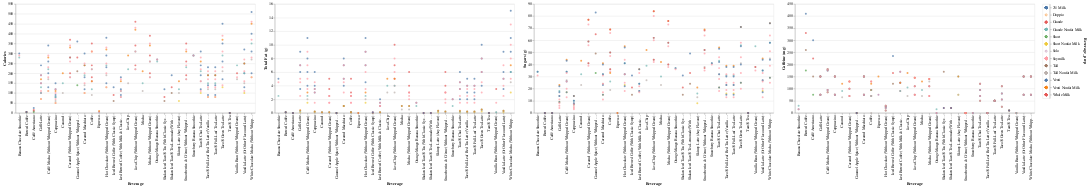

The notebook cell this image was saved under:
### Markdown cell above
Implementation of my fine-tuned final visualization can be observed by running the cell below. I decided to only present nutritional information that included Total fat, Calories, Sugar, and Caffeine.

<br>The dropdown menu allows you to filter out beverages by Beverage categories offered at Starbucks while the legend to the right allows you to filter out the Beverage preparation (i.e. the size and/or milk/milk-alternative you want with your drink) by clicking on the colored legend icons. Additionally, hovering over individual plot points will give you nutritional information about that beverage.

### Code cell
Legendselection = alt.selection_multi(fields=['Beverage_prep'])
color = alt.condition(Legendselection,
                      alt.Color('Beverage_prep:N', legend=None),
                      alt.value('lightgray')) 

input_dropdown = alt.binding_select(options = [None, 'Coffee','Classic Espresso Drinks','Signature Espresso Drinks','Tazo® Tea Drinks','Shaken Iced Beverages','Smoothies','Frappuccino® Blended Coffee','Frappuccino® Light Blended Coffee','Frappuccino® Blended Crème'], name = "Beverage Category") 
dropDownselection = alt.selection_single(fields = ['Beverage_category'], bind = input_dropdown) 
                  
totalPlot = alt.Chart(data).mark_circle().encode(
    x = 'Beverage',
    color = color
).add_selection(
    dropDownselection
).transform_filter(
    dropDownselection
)

legend = alt.Chart(data).mark_point().encode(
    y=alt.Y('Beverage_prep:N', axis=alt.Axis(orient='right')),
    color= color
).add_selection(
    Legendselection
)

totalPlot.encode(y = "Calories", tooltip = ["Beverage",'Beverage_prep', "Calories"])| totalPlot.encode(y = 'Total Fat (g)',tooltip = ["Beverage", 'Beverage_prep', "Calories", 'Total Fat (g)'])|totalPlot.encode(y = 'Sugars (g)',tooltip = ["Beverage", 'Beverage_prep', "Calories", 'Sugars (g)']) |totalPlot.encode(y = 'Caffeine (mg)',tooltip = ["Beverage", 'Beverage_prep', "Calories", 'Caffeine (mg)']) |legend

#To save the visualization as an HTML file
#assign above code to variable StarbsPlot
#uncomment the line below to save the 
#StarbsPlot.save('StarbsPlot.html', embed_options={'renderer':'svg'})

### Figure 1 — Vega-Lite specification as saved in the notebook (floating-point values rounded to 4 significant figures; data arrays with more than 128 entries replaced by an {"elided": "..."} marker saying what was removed)
{"config": {"view": {"continuousWidth": 400, "continuousHeight": 300}}, "hconcat": [{"mark": "circle", "encoding": {"color": {"condition": {"field": "Beverage_prep", "legend": null, "type": "nominal", "selection": "selector006"}, "value": "lightgray"}, "tooltip": [{"field": "Beverage", "type": "nominal"}, {"field": "Beverage_prep", "type": "nominal"}, {"field": "Calories", "type": "quantitative"}], "x": {"field": "Beverage", "type": "nominal"}, "y": {"field": "Calories", "type": "quantitative"}}, "selection": {"selector007": {"type": "single", "fields": ["Beverage_category"], "bind": {"input": "select", "options": [null, "Coffee", "Classic Espresso Drinks", "Signature Espresso Drinks", "Tazo® Tea Drinks", "Shaken Iced Beverages", "Smoothies", "Frappuccino® Blended Coffee", "Frappuccino® Light Blended Coffee", "Frappuccino® Blended Crème"], "name": "Beverage Category"}}}, "transform": [{"filter": {"selection": "selector007"}}]}, {"mark": "circle", "encoding": {"color": {"condition": {"field": "Beverage_prep", "legend": null, "type": "nominal", "selection": "selector006"}, "value": "lightgray"}, "tooltip": [{"field": "Beverage", "type": "nominal"}, {"field": "Beverage_prep", "type": "nominal"}, {"field": "Calories", "type": "quantitative"}, {"field": "Total Fat (g)", "type": "quantitative"}], "x": {"field": "Beverage", "type": "nominal"}, "y": {"field": "Total Fat (g)", "type": "quantitative"}}, "selection": {"selector007": {"type": "single", "fields": ["Beverage_category"], "bind": {"input": "select", "options": [null, "Coffee", "Classic Espresso Drinks", "Signature Espresso Drinks", "Tazo® Tea Drinks", "Shaken Iced Beverages", "Smoothies", "Frappuccino® Blended Coffee", "Frappuccino® Light Blended Coffee", "Frappuccino® Blended Crème"], "name": "Beverage Category"}}}, "transform": [{"filter": {"selection": "selector007"}}]}, {"mark": "circle", "encoding": {"color": {"condition": {"field": "Beverage_prep", "legend": null, "type": "nominal", "selection": "selector006"}, "value": "lightgray"}, "tooltip": [{"field": "Beverage", "type": "nominal"}, {"field": "Beverage_prep", "type": "nominal"}, {"field": "Calories", "type": "quantitative"}, {"field": "Sugars (g)", "type": "quantitative"}], "x": {"field": "Beverage", "type": "nominal"}, "y": {"field": "Sugars (g)", "type": "quantitative"}}, "selection": {"selector007": {"type": "single", "fields": ["Beverage_category"], "bind": {"input": "select", "options": [null, "Coffee", "Classic Espresso Drinks", "Signature Espresso Drinks", "Tazo® Tea Drinks", "Shaken Iced Beverages", "Smoothies", "Frappuccino® Blended Coffee", "Frappuccino® Light Blended Coffee", "Frappuccino® Blended Crème"], "name": "Beverage Category"}}}, "transform": [{"filter": {"selection": "selector007"}}]}, {"mark": "circle", "encoding": {"color": {"condition": {"field": "Beverage_prep", "legend": null, "type": "nominal", "selection": "selector006"}, "value": "lightgray"}, "tooltip": [{"field": "Beverage", "type": "nominal"}, {"field": "Beverage_prep", "type": "nominal"}, {"field": "Calories", "type": "quantitative"}, {"field": "Caffeine (mg)", "type": "quantitative"}], "x": {"field": "Beverage", "type": "nominal"}, "y": {"field": "Caffeine (mg)", "type": "quantitative"}}, "selection": {"selector007": {"type": "single", "fields": ["Beverage_category"], "bind": {"input": "select", "options": [null, "Coffee", "Classic Espresso Drinks", "Signature Espresso Drinks", "Tazo® Tea Drinks", "Shaken Iced Beverages", "Smoothies", "Frappuccino® Blended Coffee", "Frappuccino® Light Blended Coffee", "Frappuccino® Blended Crème"], "name": "Beverage Category"}}}, "transform": [{"filter": {"selection": "selector007"}}]}, {"mark": "point", "encoding": {"color": {"condition": {"field": "Beverage_prep", "legend": null, "type": "nominal", "selection": "selector006"}, "value": "lightgray"}, "y": {"axis": {"orient": "right"}, "field": "Beverage_prep", "type": "nominal"}}, "selection": {"selector006": {"type": "multi", "fields": ["Beverage_prep"]}}}], "data": {"name": "data-d4354b73ec02ba7ed740cd84e91f77f3"}, "$schema": "https://vega.github.io/schema/vega-lite/v4.17.0.json", "datasets": {"data-d4354b73ec02ba7ed740cd84e91f77f3": {"elided": "242 records"}}}
